Frame 1 (no input): blank canvas, image omitted
Frame 60 (the mouse pressed at the canvas centre just before this capture): blank canvas, image omitted
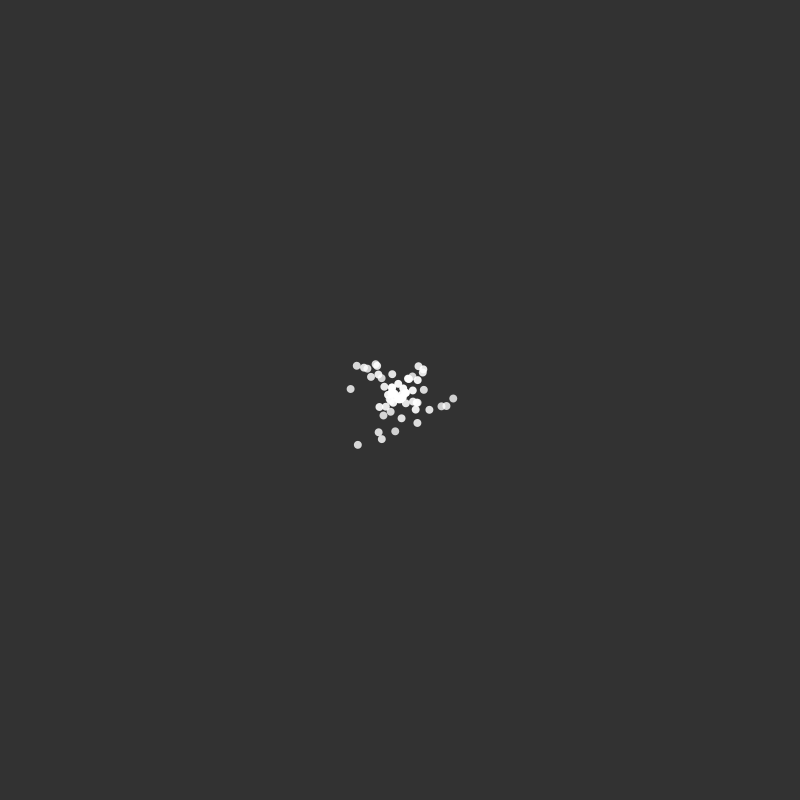
Frame 120 (the mouse held since frame 60 and released just before this capture)

The Processing sketch whose frames 1 and 60 were blank and that drew this single picture after the mouse press (run headless with seeded random() and noise(); from frame 60 on, the mouse is pressed at the canvas centre):

// Processing sketch: ParticleSystem
// ── ParticleSystem.pde

/*
PARTICLE SYSTEM
Jeff Thompson | 2017 | jeffreythompson.org

Particle systems a very cool application of Object-Oriented-
Programming and ArrayLists. We apply some very basic physics
to a lot of simple objects to create interesting, realistic
behavior. Particle systmes are used in special effects for
things like smoke, comet trails, and explosions.

Lots more on particle systems here:
https://en.wikipedia.org/wiki/Particle_system

And see also Daniel Shiffman's excellent chapter on them
in his book "Nature of Code":
http://natureofcode.com/book/chapter-4-particle-systems/

CHALLENGE:
1. Can you make the System have a unique color? Or individual
   particles?
2. Can you change the behavior of the System or Particle in an
   interesting way?

*/


// an ArrayList for the entire system – each system
// contains its own ArrayList of particles
ArrayList<System> everything = new ArrayList<System>();


void setup() {
  size(800,800);
  
  // nothing else here – click to create a system
}


void draw() {
  background(50);
  
  // each frame, go through the ArrayList of
  // systems, add a particle and run everything
  for (System s : everything) {
    s.addParticle();
    s.run();
  }
}


// pressing the mouse creates a new system
void mousePressed() {
  System s = new System(mouseX, mouseY);
  everything.add(s);
}
// ── Particle.pde

class Particle {
  PVector pos;                // position onscreen
  PVector velocity, accel;    // variables for movement
  float lifespan = 255;       // when this reaches 0, it's dead
  
  Particle(PVector _pos) {
    pos = _pos.copy();                // passed from System
    accel = new PVector(0, 0.05);     // speed moving down
    
    // direction of movement (either left or right, always down)
    velocity = new PVector(random(-1,1), random(-2,0));
  }
  
  // update position of the particle
  void update() {
    velocity.add(accel);  // get faster every frame
    pos.add(velocity);    // add movement to position
    lifespan -= 1;        // decrease lifespan :(
  }
  
  // draw me!
  void display() {
    noStroke();
    fill(255, lifespan);
    ellipse(pos.x, pos.y, 8,8);
  }
  
  // deterimine if the particle is dead – if so, 
  // it gets removed from the system
  boolean isDead() {
    if (lifespan < 0 || pos.y > height) {
      return true;
    }
    else {
      return false;
    }
  }
}
// ── System.pde

// class for a particle system, which contains
// an its own ArrayList of particles
class System {
  ArrayList<Particle> particles = new ArrayList<Particle>();
  PVector origin;
  
  System(float x, float y) {
    origin = new PVector(x, y);
  }
  
  // function to add a new particle at the origin
  // of the system
  void addParticle() {
    particles.add( new Particle(origin) );
  }
  
  // run command cleans up everything by putting it in the class
  void run() {
    
    // go backward through the ArrayList so we can remove
    // items (otherwise we get an error)
    for (int i=particles.size()-1; i>=0; i-=1) {
      Particle p = particles.get(i);          // get each particle object
      p.update();                             // update it too!
      p.display();
      if (p.isDead()) particles.remove(i);    // if dead, remove it from the system
    }
  }
}
